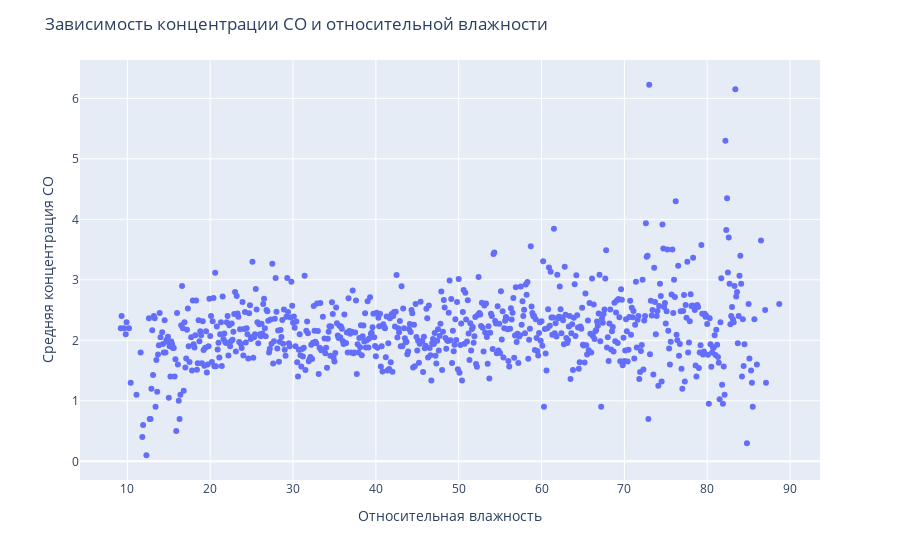

Notebook cell for this chart:
### Code cell
# CO(GT) в зависимости от относительной влажности 

CO_by_RH= pd.pivot_table(df,
               index=["RH"],
               values=["CO(GT)"], 
               aggfunc=[np.mean],
               fill_value=0,
               margins=True)

CO_by_RH = CO_by_RH.reset_index()
CO_by_RH.columns = ["RH", "CO(GT)"]

fig = px.scatter(
    CO_by_RH,  
    x="RH", y="CO(GT)", 
)

fig.update_layout(
                  title = "Зависимость концентрации CO и относительной влажности",
                  xaxis_title= "Относительная влажность",
                  yaxis_title="Средняя концентрация CO"
                  )

### Figure 1 — Plotly figure (JSON) as saved in the notebook; plotly's stock layout.template omitted (floating-point values rounded to 4 significant figures; data arrays with more than 128 entries replaced by an {"elided": "..."} marker saying what was removed)
{"data": [{"hovertemplate": "RH=%{x}<br>CO(GT)=%{y}<extra></extra>", "legendgroup": "", "marker": {"color": "#636efa", "symbol": "circle"}, "mode": "markers", "name": "", "orientation": "v", "showlegend": false, "type": "scatter", "x": {"elided": "743 mixed values"}, "xaxis": "x", "y": {"elided": "743 float values"}, "yaxis": "y"}], "layout": {"legend": {"tracegroupgap": 0}, "margin": {"t": 60}, "title": {"text": "Зависимость концентрации CO и относительной влажности"}, "xaxis": {"anchor": "y", "domain": [0, 1], "title": {"text": "Относительная влажность"}}, "yaxis": {"anchor": "x", "domain": [0, 1], "title": {"text": "Средняя концентрация CO"}}}}
